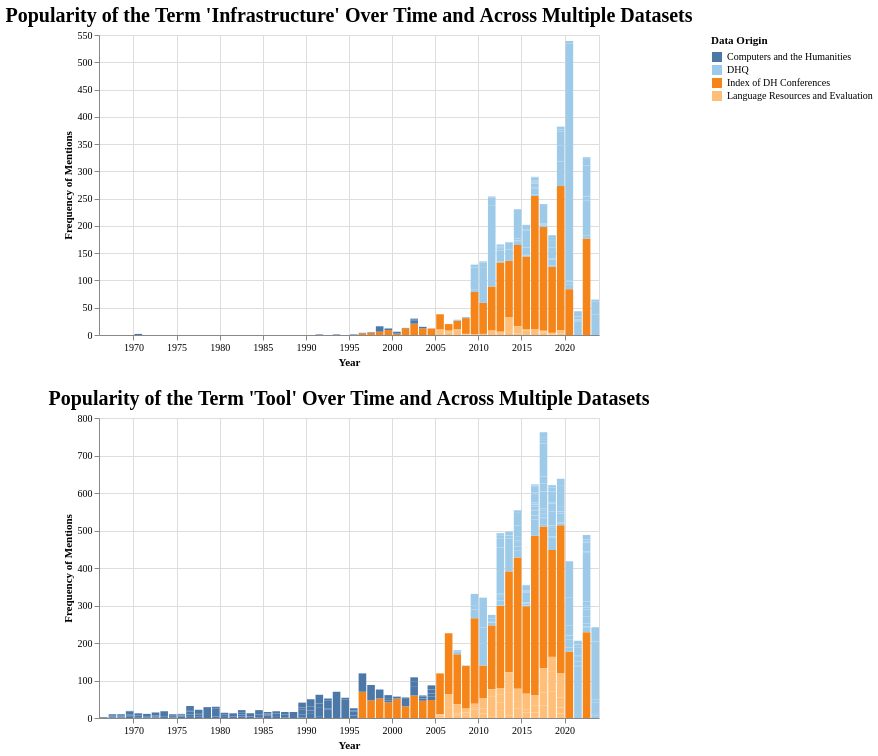

Describe this chart as a Vega-Lite specification.
### Vega-Lite specification from a JSON file in a GitHub repository (floating-point values rounded to 4 significant figures; data arrays with more than 128 entries replaced by an {"elided": "..."} marker saying what was removed)
{"config": {"view": {"continuousWidth": 300, "continuousHeight": 300}, "axis": {"labelFont": "Garamond", "titleFont": "Garamond"}, "legend": {"labelFont": "Garamond", "titleFont": "Garamond"}, "title": {"anchor": "middle", "font": "Garamond", "fontSize": 20}}, "vconcat": [{"data": {"name": "data-d725b1b2b777c4137f5dd92b83954d9c"}, "mark": {"type": "bar"}, "encoding": {"color": {"field": "data_origin", "legend": {"labelLimit": 0, "symbolLimit": 0, "title": "Data Origin"}, "scale": {"scheme": "tableau20"}, "sort": {"field": "counts", "op": "sum", "order": "descending"}, "type": "nominal"}, "opacity": {"condition": {"param": "param_2", "value": 1}, "value": 0.2}, "tooltip": [{"field": "data_origin", "title": "Data Origin", "type": "nominal"}, {"field": "Raw Frequency of Mentions", "type": "quantitative"}, {"field": "date", "format": "%Y", "title": "Date", "type": "temporal"}, {"field": "Frequency of Mentions Scaled by Total Tokens", "type": "quantitative"}, {"field": "total_tokens", "title": "Total Tokens", "type": "quantitative"}], "x": {"axis": {"title": "Year"}, "field": "date", "timeUnit": "year", "type": "temporal"}, "y": {"axis": {"title": "Frequency of Mentions"}, "field": "y", "type": "quantitative"}}, "name": "view_1", "title": "Popularity of the Term 'Infrastructure' Over Time and Across Multiple Datasets", "transform": [{"calculate": "datum[param_1]", "as": "y"}], "width": 500}, {"data": {"name": "data-ecbc548e10b65e4ea0ae6c1b59ff7aef"}, "mark": {"type": "bar"}, "encoding": {"color": {"field": "data_origin", "legend": {"labelLimit": 0, "symbolLimit": 0, "title": "Data Origin"}, "scale": {"scheme": "tableau20"}, "sort": {"field": "counts", "op": "sum", "order": "descending"}, "type": "nominal"}, "opacity": {"condition": {"param": "param_3", "value": 1}, "value": 0.2}, "tooltip": [{"field": "data_origin", "title": "Data Origin", "type": "nominal"}, {"field": "Raw Frequency of Mentions", "type": "quantitative"}, {"field": "date", "format": "%Y", "title": "Date", "type": "temporal"}, {"field": "Frequency of Mentions Scaled by Total Tokens", "type": "quantitative"}, {"field": "total_tokens", "title": "Total Tokens", "type": "quantitative"}], "x": {"axis": {"title": "Year"}, "field": "date", "timeUnit": "year", "type": "temporal"}, "y": {"axis": {"title": "Frequency of Mentions"}, "field": "y", "type": "quantitative"}}, "name": "view_2", "title": "Popularity of the Term 'Tool' Over Time and Across Multiple Datasets", "transform": [{"calculate": "datum[param_1]", "as": "y"}], "width": 500}], "params": [{"name": "param_1", "bind": {"input": "select", "options": ["Raw Frequency of Mentions", "Frequency of Mentions Scaled by Total Tokens"], "name": "Select Counting Method on Y Axis"}, "value": "Raw Frequency of Mentions"}, {"name": "param_2", "select": {"type": "point", "fields": ["data_origin"]}, "bind": "legend", "views": ["view_1"]}, {"name": "param_3", "select": {"type": "point", "fields": ["data_origin"]}, "bind": "legend", "views": ["view_2"]}], "$schema": "https://vega.github.io/schema/vega-lite/v5.15.1.json", "datasets": {"data-d725b1b2b777c4137f5dd92b83954d9c": {"elided": "411 records"}, "data-ecbc548e10b65e4ea0ae6c1b59ff7aef": {"elided": "411 records"}}}
